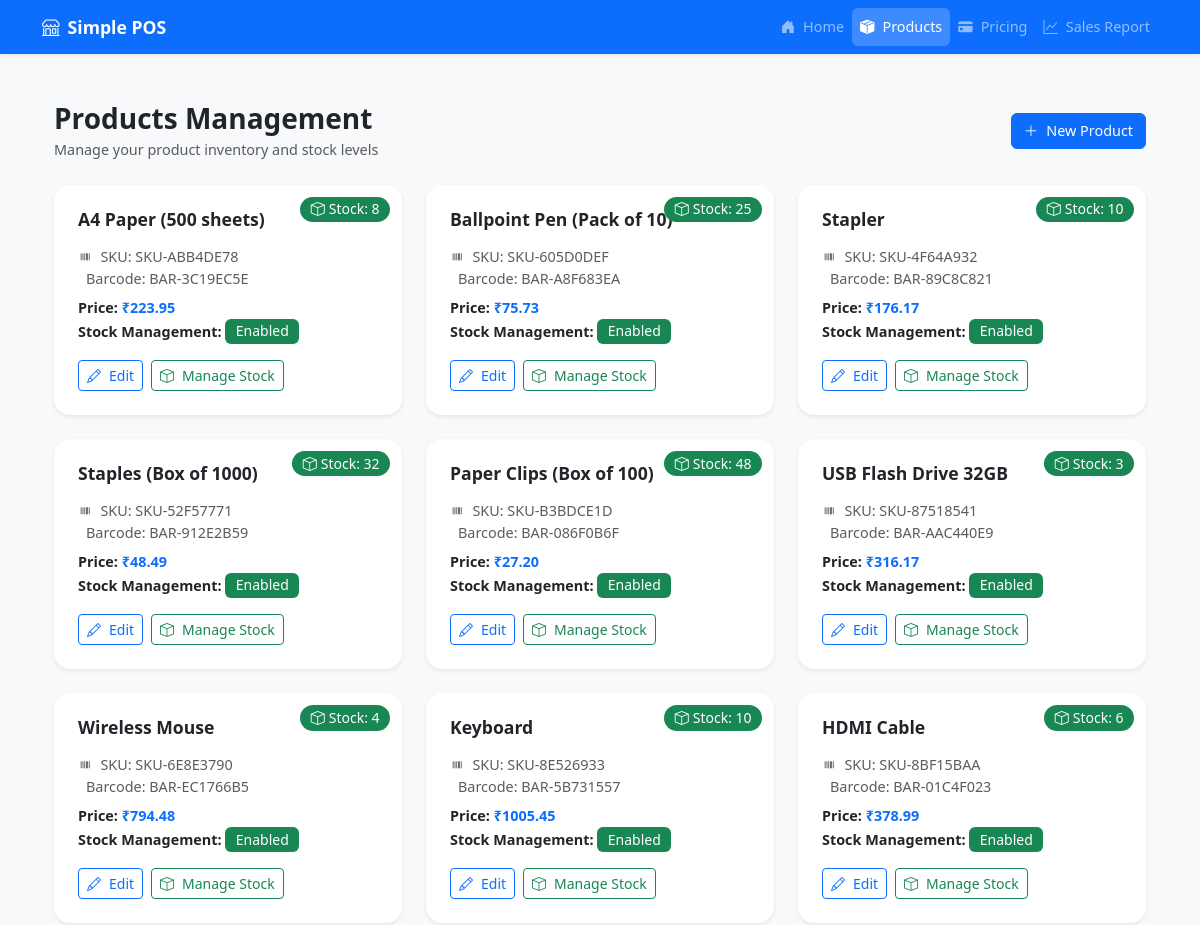
Before: /products/ (upper part) with the older database file.
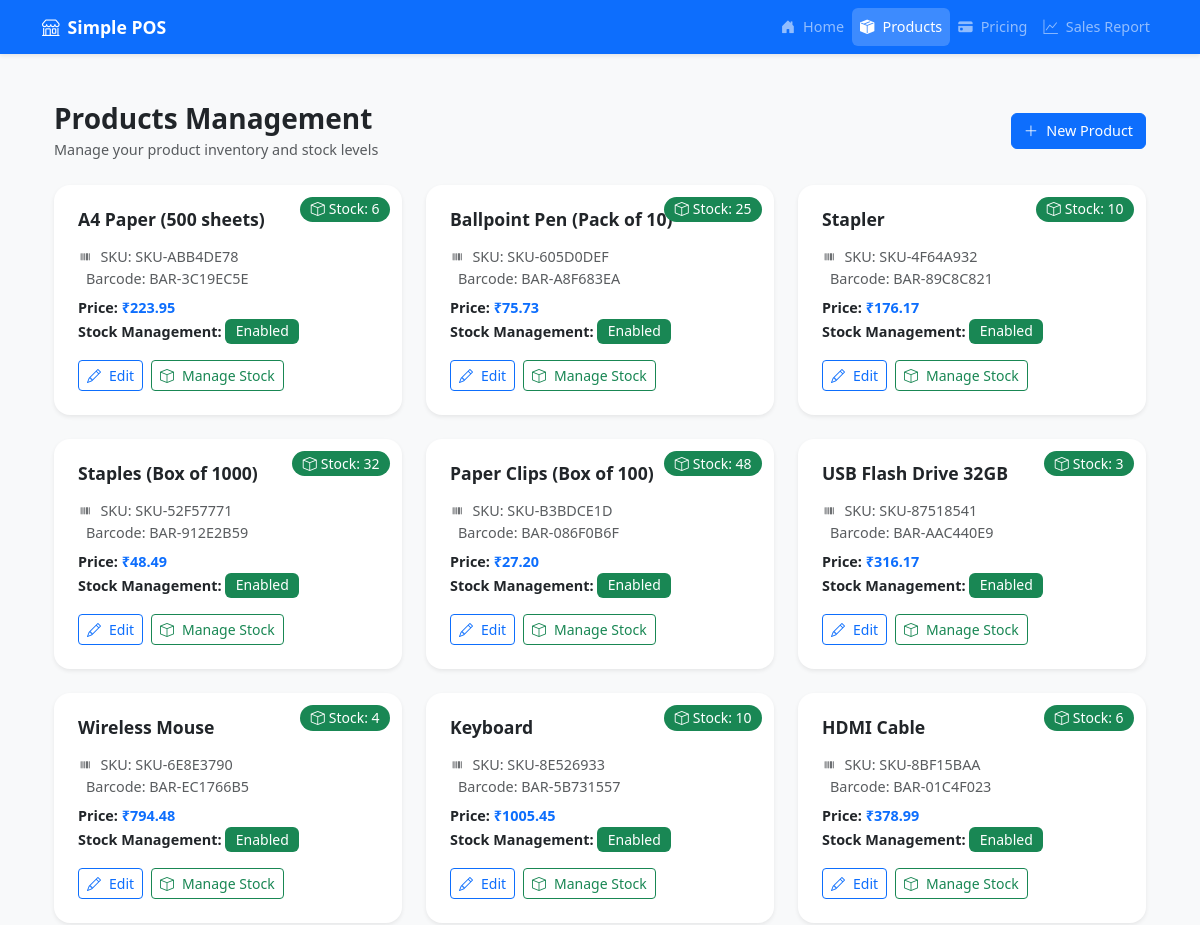
After: the same page with the newer database file.
### pos/models.py (models this page shows, shortened)
class Product(models.Model):
    name = models.CharField(max_length=200)
    sku = models.CharField(max_length=50, unique=True, editable=False)
    barcode = models.CharField(max_length=50, unique=True, editable=False)
    price = models.DecimalField(max_digits=10, decimal_places=2)
    maintain_stock = models.BooleanField(default=False)
    created_at = models.DateTimeField(auto_now_add=True)
    updated_at = models.DateTimeField(auto_now=True)

class Stock(models.Model):
    TRANSACTION_TYPES = [
        ('IN', 'Stock In'),
        ('OUT', 'Stock Out'),
    ]
    product = models.OneToOneField(Product, on_delete=models.CASCADE, related_name='stock')
    current_quantity = models.IntegerField(default=0)
    last_updated = models.DateTimeField(auto_now=True)

### pos/views.py (the view)
# urls.py: path('products/', views.products_list, name='products_list'),
def products_list(request):
    products = Product.objects.all()
    return render(request, 'pos/products.html', {'products': products})

### pos/templates/pos/products.html (shortened to what this page needs)
{% extends 'pos/base.html' %}
{% block content %}
<div class="container py-4">
    <div class="d-flex justify-content-between align-items-center mb-4">
        <div>
            <h2 class="fw-bold mb-1">Products Management</h2>
            <p class="text-muted mb-0">Manage your product inventory and stock levels</p>
        </div>
        <button class="btn btn-primary d-flex align-items-center gap-2" data-bs-toggle="modal" data-bs-target="#productModal">
            <i class="bi bi-plus-lg"></i> New Product
        </button>
    </div>
    <div class="row row-cols-1 row-cols-md-2 row-cols-lg-3 g-4">
        {% for product in products %}
        <div class="col">
            <div class="card product-card shadow-sm h-100">
                <div class="card-body p-4">
                    {% if product.maintain_stock %}
                    <span class="badge bg-{{ product.stock.current_quantity|yesno:'success,danger' }} stock-badge">
                        <i class="bi bi-box me-1"></i>Stock: {{ product.stock.current_quantity }}
                    </span>
                    {% endif %}
                    <h5 class="card-title fw-bold mb-3">{{ product.name }}</h5>
                    <div class="mb-3">
                        <p class="card-text text-muted mb-2">
                            <i class="bi bi-upc me-2"></i>SKU: {{ product.sku }}<br>
                            Barcode: {{ product.barcode }}
                        </p>
                        <p class="card-text">
                            <span class="fw-semibold">Price:</span>
                            <span class="text-primary fw-bold">₹{{ product.price }}</span><br>
                            <span class="fw-semibold">Stock Management:</span>
                            <span class="badge bg-{{ product.maintain_stock|yesno:'success,secondary' }}">
                                {{ product.maintain_stock|yesno:"Enabled,Disabled" }}
                            </span>
                        </p>
                    </div>
                    <div class="d-flex gap-2 mt-auto">
                        <button class="btn btn-outline-primary btn-sm d-flex align-items-center gap-2"
                                onclick="editProduct({{ product.id }})">
                            <i class="bi bi-pencil"></i> Edit
                        </button>
                        {% if product.maintain_stock %}
                        <button class="btn btn-outline-success btn-sm d-flex align-items-center gap-2"
                                onclick="showStockModal({{ product.id }})">
                            <i class="bi bi-box"></i> Manage Stock
                        </button>
                        {% endif %}
                    </div>
                </div>
            </div>
        </div>
        {% endfor %}
    </div>
</div>
{% endblock %}

Changed rows visible on the page:
changed through a linked row, Product "A4 Paper (500 sheets)": stock.current_quantity "8" → "6"
